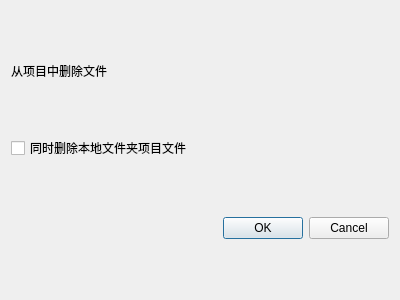
<?xml version="1.0" encoding="UTF-8"?>
<ui version="4.0">
 <class>RemoveProDialog</class>
 <widget class="QDialog" name="RemoveProDialog">
  <property name="geometry">
   <rect>
    <x>0</x>
    <y>0</y>
    <width>400</width>
    <height>300</height>
   </rect>
  </property>
  <property name="windowTitle">
   <string>Dialog</string>
  </property>
  <layout class="QVBoxLayout" name="verticalLayout">
   <item>
    <spacer name="verticalSpacer">
     <property name="orientation">
      <enum>Qt::Vertical</enum>
     </property>
     <property name="sizeHint" stdset="0">
      <size>
       <width>20</width>
       <height>40</height>
      </size>
     </property>
    </spacer>
   </item>
   <item>
    <widget class="QLabel" name="label">
     <property name="text">
      <string>从项目中删除文件</string>
     </property>
    </widget>
   </item>
   <item>
    <spacer name="verticalSpacer_2">
     <property name="orientation">
      <enum>Qt::Vertical</enum>
     </property>
     <property name="sizeHint" stdset="0">
      <size>
       <width>20</width>
       <height>40</height>
      </size>
     </property>
    </spacer>
   </item>
   <item>
    <widget class="QCheckBox" name="checkBox">
     <property name="text">
      <string>同时删除本地文件夹项目文件</string>
     </property>
    </widget>
   </item>
   <item>
    <spacer name="verticalSpacer_3">
     <property name="orientation">
      <enum>Qt::Vertical</enum>
     </property>
     <property name="sizeHint" stdset="0">
      <size>
       <width>20</width>
       <height>40</height>
      </size>
     </property>
    </spacer>
   </item>
   <item>
    <widget class="QDialogButtonBox" name="buttonBox">
     <property name="orientation">
      <enum>Qt::Horizontal</enum>
     </property>
     <property name="standardButtons">
      <set>QDialogButtonBox::Cancel|QDialogButtonBox::Ok</set>
     </property>
    </widget>
   </item>
   <item>
    <spacer name="verticalSpacer_4">
     <property name="orientation">
      <enum>Qt::Vertical</enum>
     </property>
     <property name="sizeHint" stdset="0">
      <size>
       <width>20</width>
       <height>40</height>
      </size>
     </property>
    </spacer>
   </item>
  </layout>
 </widget>
 <resources/>
 <connections>
  <connection>
   <sender>buttonBox</sender>
   <signal>accepted()</signal>
   <receiver>RemoveProDialog</receiver>
   <slot>accept()</slot>
   <hints>
    <hint type="sourcelabel">
     <x>248</x>
     <y>254</y>
    </hint>
    <hint type="destinationlabel">
     <x>157</x>
     <y>274</y>
    </hint>
   </hints>
  </connection>
  <connection>
   <sender>buttonBox</sender>
   <signal>rejected()</signal>
   <receiver>RemoveProDialog</receiver>
   <slot>reject()</slot>
   <hints>
    <hint type="sourcelabel">
     <x>316</x>
     <y>260</y>
    </hint>
    <hint type="destinationlabel">
     <x>286</x>
     <y>274</y>
    </hint>
   </hints>
  </connection>
 </connections>
</ui>
